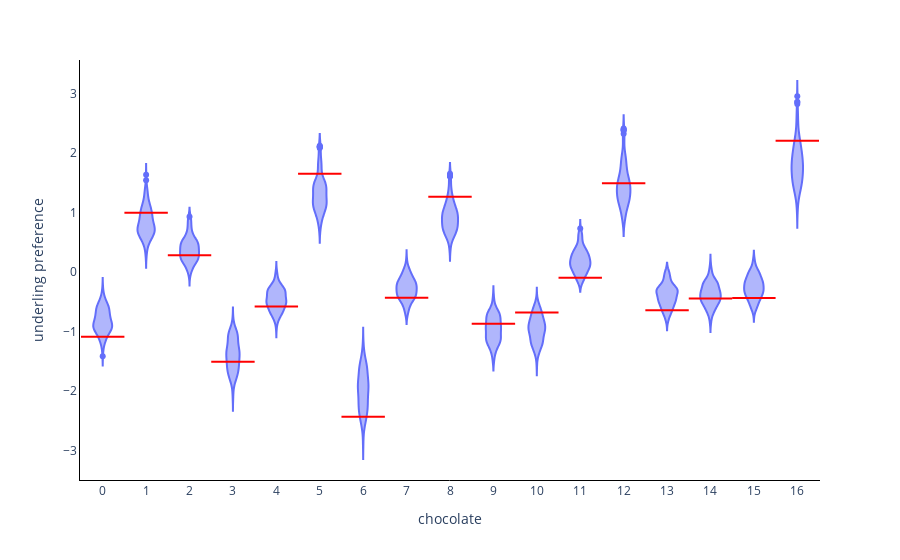

This figure's notebook cell:
### Code cell
fig = px.violin(idata.posterior.data_vars['choc_mus_fitted'][0,:,:])
for i in range(0, n_chocs):

    fig.add_shape(
        type='line',
        x0=(i-0.5),
        y0=(choc_mus_true[0,i]),
        x1=i+0.5,
        y1=(choc_mus_true[0,i]),
        line=dict(
            color='Red',
        )
    )


fig.update_layout(
{
'plot_bgcolor': 'rgba(0, 0, 0, 0)',
'paper_bgcolor': 'rgba(0, 0, 0, 0)'
},
showlegend=False)

fig.update_xaxes(showline=True,
                    linewidth=1,
                    linecolor='black',
                    title='chocolate')
fig.update_yaxes(showline=True,
                    linewidth=1,
                    linecolor='black',
                    title='underling preference')

fig.show()

### Figure 1 — Plotly figure (JSON) as saved in the notebook; plotly's stock layout.template omitted (floating-point values rounded to 4 significant figures; data arrays with more than 128 entries replaced by an {"elided": "..."} marker saying what was removed)
{"data": [{"alignmentgroup": "True", "box": {"visible": false}, "hovertemplate": "variable=%{x}<br>value=%{y}<extra></extra>", "legendgroup": "", "marker": {"color": "#636efa"}, "name": "", "offsetgroup": "", "orientation": "v", "scalegroup": "True", "showlegend": false, "type": "violin", "x": {"elided": "3400 str values"}, "x0": " ", "xaxis": "x", "y": {"elided": "3400 float values"}, "y0": " ", "yaxis": "y"}], "layout": {"legend": {"tracegroupgap": 0}, "margin": {"t": 60}, "paper_bgcolor": "rgba(0, 0, 0, 0)", "plot_bgcolor": "rgba(0, 0, 0, 0)", "shapes": [{"line": {"color": "Red"}, "type": "line", "x0": -0.5, "x1": 0.5, "y0": -1.086, "y1": -1.086}, {"line": {"color": "Red"}, "type": "line", "x0": 0.5, "x1": 1.5, "y0": 0.9973, "y1": 0.9973}, {"line": {"color": "Red"}, "type": "line", "x0": 1.5, "x1": 2.5, "y0": 0.283, "y1": 0.283}, {"line": {"color": "Red"}, "type": "line", "x0": 2.5, "x1": 3.5, "y0": -1.506, "y1": -1.506}, {"line": {"color": "Red"}, "type": "line", "x0": 3.5, "x1": 4.5, "y0": -0.5786, "y1": -0.5786}, {"line": {"color": "Red"}, "type": "line", "x0": 4.5, "x1": 5.5, "y0": 1.651, "y1": 1.651}, {"line": {"color": "Red"}, "type": "line", "x0": 5.5, "x1": 6.5, "y0": -2.427, "y1": -2.427}, {"line": {"color": "Red"}, "type": "line", "x0": 6.5, "x1": 7.5, "y0": -0.4289, "y1": -0.4289}, {"line": {"color": "Red"}, "type": "line", "x0": 7.5, "x1": 8.5, "y0": 1.266, "y1": 1.266}, {"line": {"color": "Red"}, "type": "line", "x0": 8.5, "x1": 9.5, "y0": -0.8667, "y1": -0.8667}, {"line": {"color": "Red"}, "type": "line", "x0": 9.5, "x1": 10.5, "y0": -0.6789, "y1": -0.6789}, {"line": {"color": "Red"}, "type": "line", "x0": 10.5, "x1": 11.5, "y0": -0.09471, "y1": -0.09471}, {"line": {"color": "Red"}, "type": "line", "x0": 11.5, "x1": 12.5, "y0": 1.491, "y1": 1.491}, {"line": {"color": "Red"}, "type": "line", "x0": 12.5, "x1": 13.5, "y0": -0.6389, "y1": -0.6389}, {"line": {"color": "Red"}, "type": "line", "x0": 13.5, "x1": 14.5, "y0": -0.444, "y1": -0.444}, {"line": {"color": "Red"}, "type": "line", "x0": 14.5, "x1": 15.5, "y0": -0.4344, "y1": -0.4344}, {"line": {"color": "Red"}, "type": "line", "x0": 15.5, "x1": 16.5, "y0": 2.206, "y1": 2.206}], "showlegend": false, "violinmode": "group", "xaxis": {"anchor": "y", "domain": [0, 1], "linecolor": "black", "linewidth": 1, "showline": true, "title": {"text": "chocolate"}}, "yaxis": {"anchor": "x", "domain": [0, 1], "linecolor": "black", "linewidth": 1, "showline": true, "title": {"text": "underling preference"}}}}
